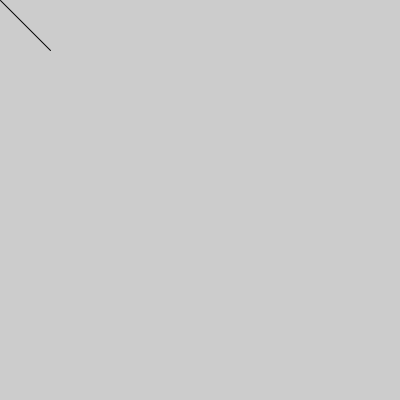
Frame 1 (no input)
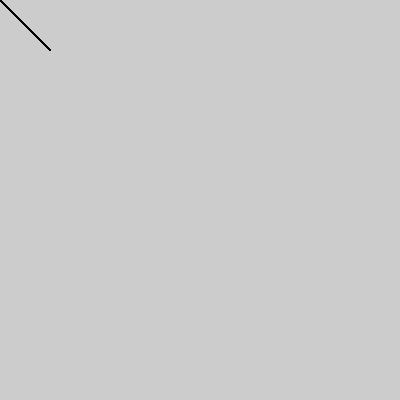
Frame 60 (the mouse pressed at the canvas centre just before this capture)
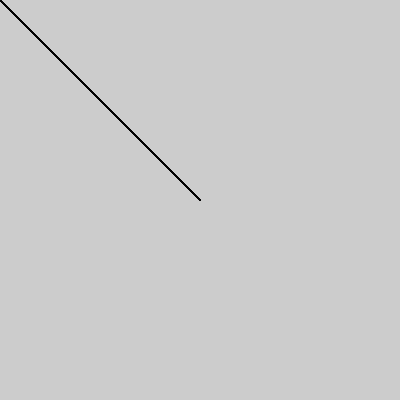
Frame 120 (the mouse held since frame 60 and released just before this capture)

The Processing sketch that drew these frames (run headless with seeded random() and noise(); from frame 60 on, the mouse is pressed at the canvas centre):

// Processing sketch: sketch_160224a
// ── sketch_160224a.pde
float meret = 50;


void setup (){
  size(400,400);
}
void draw(){
  fill(25,0,0);
  line(mouseX,mouseY,meret,meret);
  if(mousePressed){
    meret=random(0,100);
   
  }
}
